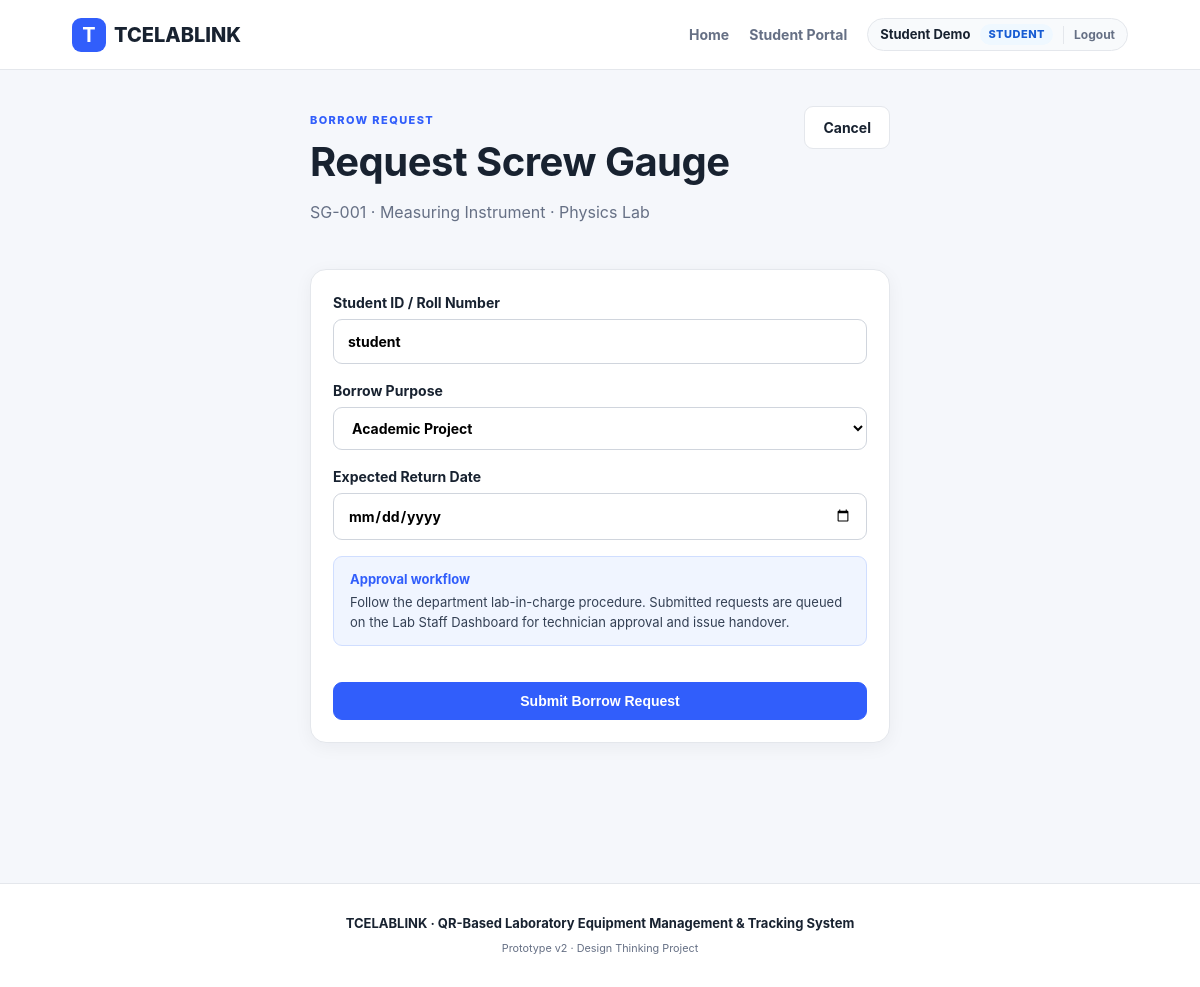
/request/SG-001 (signed in), run on the app's committed database.
### app.py (models this page shows, shortened)
class Equipment(db.Model):
    __tablename__ = 'equipment'
    id = db.Column(db.String(50), primary_key=True)
    name = db.Column(db.String(100), nullable=False)
    category = db.Column(db.String(100), nullable=False)
    location = db.Column(db.String(100), nullable=False)
    status = db.Column(db.String(50), nullable=False, default='Available')
    condition = db.Column(db.String(50), nullable=False, default='Good')
    student = db.Column(db.String(50), default='', nullable=True)
    due = db.Column(db.String(50), default='', nullable=True)
    photo = db.Column(db.String(255), nullable=True)
    model = db.Column(db.String(100), nullable=True)
    specs = db.Column(db.JSON, default=dict)
    cost = db.Column(db.Integer, default=0)
    description = db.Column(db.Text, nullable=True)
    vendor = db.Column(db.String(100), nullable=True)
    purchase_date = db.Column(db.String(50), nullable=True)
    total_qty = db.Column(db.Integer, default=10)
    available_qty = db.Column(db.Integer, default=10)

### app.py (the view, shortened to what this page needs)
@app.route('/request/<eid>', methods=['GET', 'POST'])
@login_required
def borrow(eid):
    user_role = session.get('user', {}).get('role')
    if user_role not in ['student', 'technician']:
        flash('Faculty accounts are read-only. Borrow requests can only be placed by students.', 'error')
        return redirect(url_for('details', eid=eid))
    e = db.session.get(Equipment, eid)
    if not e:
        return ('Not found', 404)
    return render_template('request.html', item=e)

### app.py (called while the page is built)
def login_required(f):
    @wraps(f)
    def decorated_function(*args, **kwargs):
        if 'user' not in session:
            flash('Please log in to access this page.', 'warning')
            return redirect(url_for('login', next=request.url))
        return f(*args, **kwargs)
    return decorated_function

### templates/request.html (shortened to what this page needs)
{% extends 'base.html' %}
{% block content %}
<div class="narrow">
  <div class="head">
    <div>
      <small>BORROW REQUEST</small>
      <h1>Request {{ item.name }}</h1>
      <p>{{ item.id }} · {{ item.category }} · {{ item.location }}</p>
    </div>
    <a class="btn" href="{{ url_for('details', eid=item.id) }}">Cancel</a>
  </div>
  <form class="card form" method="post" action="{{ url_for('borrow', eid=item.id) }}">
    <label>
      Student ID / Roll Number
      <input name="student_id" value="{{ session.get('user', {}).get('username', '') }}"
        placeholder="Enter your student roll number" required>
    </label>
    <label>
      Borrow Purpose
      <select name="purpose" required>
        <option value="Academic Project">Academic Project</option>
      </select>
    </label>
    <label>
      Expected Return Date
      <input type="date" name="due_date" required>
    </label>
    <div class="approval">
      <b>Approval workflow</b>
      <span>Follow the department lab-in-charge procedure. Submitted requests are queued on the Lab Staff Dashboard for
        technician approval and issue handover.</span>
    </div>
    <button type="submit" class="btn primary full">Submit Borrow Request</button>
  </form>
</div>
{% endblock %}

### static/css/style.css (style rules this page uses)
:root { --bg: #f5f7fb; --card: #fff; --ink: #182230; --muted: #667085; --line: #e4e7ec; --blue: #315efb; --blue-hover: #214ad6; --green: #067647; --green-bg: #ecfdf3; --orange: #b54708; --orange-bg: #fff4e5; --red: #b42318; --red-bg: #fef3f2; }
* { box-sizing: border-box; }
body { margin: 0; background: var(--bg); color: var(--ink); font: 16px -apple-system, BlinkMacSystemFont, "Segoe UI", Roboto, Arial, sans-serif; line-height: 1.5; }
.hero h1, .head h1, .narrow h1, .success h1 { font-size: 40px; line-height: 1.1; margin: 10px 0 16px; letter-spacing: -0.5px; }
.hero p, .head p, .note, .muted { color: var(--muted); line-height: 1.55; }
.card { background: #fff; border: 1px solid var(--line); border-radius: 16px; padding: 22px; box-shadow: 0 4px 18px rgba(16, 24, 40, 0.05); }
.head { display: flex; justify-content: space-between; align-items: flex-start; gap: 20px; margin-bottom: 28px; }
.head small, .hero small, .narrow>small, .success small { color: var(--blue); font-weight: 800; letter-spacing: 1.4px; font-size: 11px; text-transform: uppercase; }
.btn { display: inline-flex; align-items: center; justify-content: center; padding: 10px 18px; border: 1px solid var(--line); border-radius: 9px; background: #fff; color: var(--ink); text-decoration: none; font-weight: 700; font-size: 14px; cursor: pointer; transition: all 0.15s ease; }
.primary { background: var(--blue); color: #fff; border-color: var(--blue); }
.full { width: 100%; margin-top: 20px; }
.toolbar input, input, select { padding: 11px 14px; border: 1px solid #d0d5dd; border-radius: 9px; font: inherit; font-size: 14px; outline: none; background: #fff; }
.narrow { max-width: 580px; margin: auto; }
.form { display: grid; gap: 16px; margin-top: 18px; }
.form label { font-weight: 700; font-size: 14px; display: block; }
.form input, .form select { display: block; width: 100%; margin-top: 6px; }
.approval { background: #f0f5ff; border: 1px solid #d0deff; padding: 13px 16px; border-radius: 9px; font-size: 13px; }
.approval b { display: block; color: var(--blue); margin-bottom: 4px; }
.approval span { color: #344054; line-height: 1.45; }

### data on the page
Equipment: name "Screw Gauge", id "SG-001", category "Measuring Instrument", location "Physics Lab"

### other printed values
{{ session['user']['name'] }} "Student Demo"
{{ session['user']['role']|capitalize }} "STUDENT"
